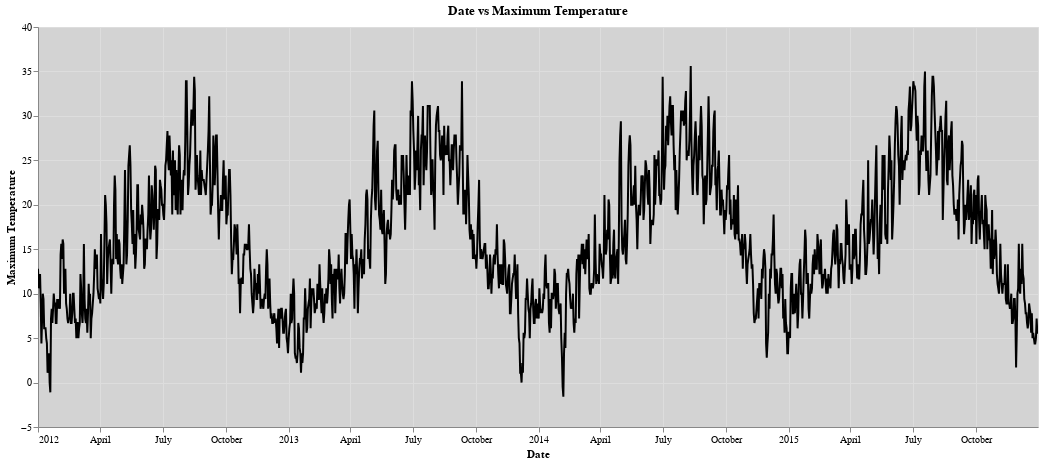

Source (notebook cell):
### Code cell
scatter_chart_data_weather = alt.Chart(data_weather).mark_line(color="black").encode(
    x=alt.X('date:T', title='Date'),
    y=alt.Y('temp_max:Q', title='Maximum Temperature'),
    tooltip=['date', 'temp_max', 'date', 'temp_max'],
).properties(
    title='Date vs Maximum Temperature',
    width=1000,
    height=400,
    # background="lightgrey"
).configure_view(
    fill="lightgrey"
).interactive()

scatter_chart_data_weather

### Figure 1 — Vega-Lite specification as saved in the notebook (floating-point values rounded to 4 significant figures; data arrays with more than 128 entries replaced by an {"elided": "..."} marker saying what was removed)
{"config": {"view": {"continuousWidth": 300, "continuousHeight": 300, "fill": "lightgrey"}}, "data": {"name": "data-6881b3c76720a51ecae2e2fb5659aff4"}, "mark": {"type": "line", "color": "black"}, "encoding": {"tooltip": [{"field": "date", "type": "temporal"}, {"field": "temp_max", "type": "quantitative"}, {"field": "date", "type": "temporal"}, {"field": "temp_max", "type": "quantitative"}], "x": {"field": "date", "title": "Date", "type": "temporal"}, "y": {"field": "temp_max", "title": "Maximum Temperature", "type": "quantitative"}}, "height": 400, "params": [{"name": "param_15", "select": {"type": "interval", "encodings": ["x", "y"]}, "bind": "scales"}], "title": "Date vs Maximum Temperature", "width": 1000, "$schema": "https://vega.github.io/schema/vega-lite/v5.20.1.json", "datasets": {"data-6881b3c76720a51ecae2e2fb5659aff4": {"elided": "1461 records"}}}
